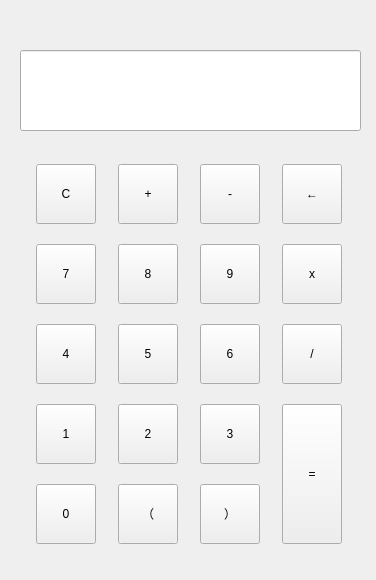
<?xml version="1.0" encoding="UTF-8"?>
<ui version="4.0">
 <class>Widget</class>
 <widget class="QWidget" name="Widget">
  <property name="geometry">
   <rect>
    <x>0</x>
    <y>0</y>
    <width>376</width>
    <height>580</height>
   </rect>
  </property>
  <property name="windowTitle">
   <string>Widget</string>
  </property>
  <widget class="QLineEdit" name="lineEdit">
   <property name="geometry">
    <rect>
     <x>20</x>
     <y>50</y>
     <width>341</width>
     <height>81</height>
    </rect>
   </property>
  </widget>
  <widget class="QWidget" name="layoutWidget">
   <property name="geometry">
    <rect>
     <x>20</x>
     <y>150</y>
     <width>341</width>
     <height>411</height>
    </rect>
   </property>
   <layout class="QGridLayout" name="gridLayout">
    <item row="4" column="2">
     <widget class="QPushButton" name="Kuohao_right">
      <property name="minimumSize">
       <size>
        <width>60</width>
        <height>60</height>
       </size>
      </property>
      <property name="maximumSize">
       <size>
        <width>60</width>
        <height>60</height>
       </size>
      </property>
      <property name="text">
       <string>）</string>
      </property>
     </widget>
    </item>
    <item row="1" column="3">
     <widget class="QPushButton" name="chengfa">
      <property name="minimumSize">
       <size>
        <width>60</width>
        <height>60</height>
       </size>
      </property>
      <property name="maximumSize">
       <size>
        <width>60</width>
        <height>60</height>
       </size>
      </property>
      <property name="text">
       <string>x</string>
      </property>
     </widget>
    </item>
    <item row="0" column="3">
     <widget class="QPushButton" name="Del">
      <property name="minimumSize">
       <size>
        <width>60</width>
        <height>60</height>
       </size>
      </property>
      <property name="maximumSize">
       <size>
        <width>60</width>
        <height>60</height>
       </size>
      </property>
      <property name="text">
       <string>←</string>
      </property>
     </widget>
    </item>
    <item row="2" column="1">
     <widget class="QPushButton" name="pbt5">
      <property name="minimumSize">
       <size>
        <width>60</width>
        <height>60</height>
       </size>
      </property>
      <property name="maximumSize">
       <size>
        <width>60</width>
        <height>60</height>
       </size>
      </property>
      <property name="text">
       <string>5</string>
      </property>
     </widget>
    </item>
    <item row="2" column="3">
     <widget class="QPushButton" name="chufa">
      <property name="minimumSize">
       <size>
        <width>60</width>
        <height>60</height>
       </size>
      </property>
      <property name="maximumSize">
       <size>
        <width>60</width>
        <height>60</height>
       </size>
      </property>
      <property name="text">
       <string>/</string>
      </property>
     </widget>
    </item>
    <item row="3" column="2">
     <widget class="QPushButton" name="pbt3">
      <property name="minimumSize">
       <size>
        <width>60</width>
        <height>60</height>
       </size>
      </property>
      <property name="maximumSize">
       <size>
        <width>60</width>
        <height>60</height>
       </size>
      </property>
      <property name="text">
       <string>3</string>
      </property>
     </widget>
    </item>
    <item row="4" column="1">
     <widget class="QPushButton" name="Kuohao_left">
      <property name="minimumSize">
       <size>
        <width>60</width>
        <height>60</height>
       </size>
      </property>
      <property name="maximumSize">
       <size>
        <width>60</width>
        <height>60</height>
       </size>
      </property>
      <property name="text">
       <string>（</string>
      </property>
     </widget>
    </item>
    <item row="3" column="3" rowspan="2">
     <widget class="QPushButton" name="dengyuhao">
      <property name="minimumSize">
       <size>
        <width>60</width>
        <height>60</height>
       </size>
      </property>
      <property name="maximumSize">
       <size>
        <width>60</width>
        <height>140</height>
       </size>
      </property>
      <property name="text">
       <string>=</string>
      </property>
     </widget>
    </item>
    <item row="1" column="0">
     <widget class="QPushButton" name="pbt7">
      <property name="minimumSize">
       <size>
        <width>60</width>
        <height>60</height>
       </size>
      </property>
      <property name="maximumSize">
       <size>
        <width>60</width>
        <height>60</height>
       </size>
      </property>
      <property name="text">
       <string>7</string>
      </property>
     </widget>
    </item>
    <item row="1" column="2">
     <widget class="QPushButton" name="pbt9">
      <property name="minimumSize">
       <size>
        <width>60</width>
        <height>60</height>
       </size>
      </property>
      <property name="maximumSize">
       <size>
        <width>60</width>
        <height>60</height>
       </size>
      </property>
      <property name="text">
       <string>9</string>
      </property>
     </widget>
    </item>
    <item row="2" column="0">
     <widget class="QPushButton" name="pbt4">
      <property name="minimumSize">
       <size>
        <width>60</width>
        <height>60</height>
       </size>
      </property>
      <property name="maximumSize">
       <size>
        <width>60</width>
        <height>60</height>
       </size>
      </property>
      <property name="text">
       <string>4</string>
      </property>
     </widget>
    </item>
    <item row="4" column="0">
     <widget class="QPushButton" name="pbt0">
      <property name="minimumSize">
       <size>
        <width>60</width>
        <height>60</height>
       </size>
      </property>
      <property name="maximumSize">
       <size>
        <width>60</width>
        <height>60</height>
       </size>
      </property>
      <property name="text">
       <string>0</string>
      </property>
     </widget>
    </item>
    <item row="0" column="2">
     <widget class="QPushButton" name="Jiajian_jian">
      <property name="minimumSize">
       <size>
        <width>60</width>
        <height>60</height>
       </size>
      </property>
      <property name="maximumSize">
       <size>
        <width>60</width>
        <height>60</height>
       </size>
      </property>
      <property name="text">
       <string>-</string>
      </property>
     </widget>
    </item>
    <item row="0" column="0">
     <widget class="QPushButton" name="Clear">
      <property name="minimumSize">
       <size>
        <width>60</width>
        <height>60</height>
       </size>
      </property>
      <property name="maximumSize">
       <size>
        <width>60</width>
        <height>60</height>
       </size>
      </property>
      <property name="text">
       <string>C</string>
      </property>
     </widget>
    </item>
    <item row="2" column="2">
     <widget class="QPushButton" name="pbt6">
      <property name="minimumSize">
       <size>
        <width>60</width>
        <height>60</height>
       </size>
      </property>
      <property name="maximumSize">
       <size>
        <width>60</width>
        <height>60</height>
       </size>
      </property>
      <property name="text">
       <string>6</string>
      </property>
     </widget>
    </item>
    <item row="1" column="1">
     <widget class="QPushButton" name="pbt8">
      <property name="minimumSize">
       <size>
        <width>60</width>
        <height>60</height>
       </size>
      </property>
      <property name="maximumSize">
       <size>
        <width>60</width>
        <height>60</height>
       </size>
      </property>
      <property name="text">
       <string>8</string>
      </property>
     </widget>
    </item>
    <item row="3" column="0">
     <widget class="QPushButton" name="pbt1">
      <property name="minimumSize">
       <size>
        <width>60</width>
        <height>60</height>
       </size>
      </property>
      <property name="maximumSize">
       <size>
        <width>60</width>
        <height>60</height>
       </size>
      </property>
      <property name="text">
       <string>1</string>
      </property>
     </widget>
    </item>
    <item row="3" column="1">
     <widget class="QPushButton" name="pbt2">
      <property name="minimumSize">
       <size>
        <width>60</width>
        <height>60</height>
       </size>
      </property>
      <property name="maximumSize">
       <size>
        <width>60</width>
        <height>60</height>
       </size>
      </property>
      <property name="text">
       <string>2</string>
      </property>
     </widget>
    </item>
    <item row="0" column="1">
     <widget class="QPushButton" name="Jiajian_jia">
      <property name="minimumSize">
       <size>
        <width>60</width>
        <height>60</height>
       </size>
      </property>
      <property name="maximumSize">
       <size>
        <width>60</width>
        <height>60</height>
       </size>
      </property>
      <property name="text">
       <string>+</string>
      </property>
     </widget>
    </item>
   </layout>
  </widget>
 </widget>
 <resources/>
 <connections/>
 <slots>
  <slot>slot1()</slot>
 </slots>
</ui>
